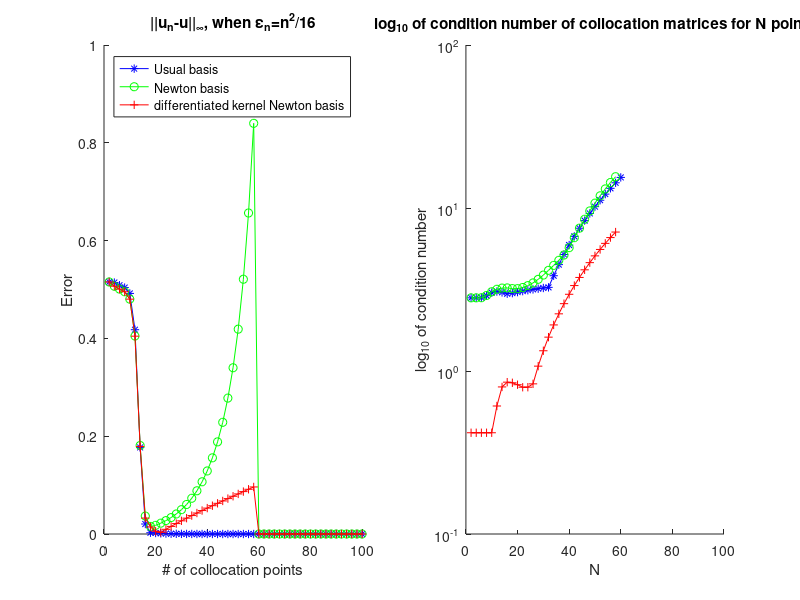

Write MATLAB code to recreate this figure.
function [] = colloc_1dbvp()
    clear all; close all; clc
    format compact %remove blank lines from output

    % Solves u'' = 1 + e^(2x), u(0) = 0 = u(1)


    rhs = @(x) ( 1 + exp(2.*x) );
    u_analytic = @(x) ( 0.25.*((2.*x.^2)-exp(2).*x-x+exp(2.*x)-1) );

    pts = linspace(0,1);

    %% Calculate condition numbers of collocation matrices and
    %  calculate error of numerical solutions

    trans_err_cond = zeros(2,50);
    newt_err_cond  = zeros(2,50);
    newt2_err_cond = zeros(2,50);
    for N=2:2:100;
        
        epsilon = 200;
        K   = @(x,center) ( exp(-epsilon.*((x-center).^2)) );
        D1K = @(x,center) ( -2.*epsilon.*(x-center).*K(x,center) );
        D2K = @(x,center) ( 2.*epsilon.*(2.*epsilon.*((x-center).^2)-1).* ...
                            K(x,center) );

        colloc_pts = linspace(0,1,N);
        tmp = repmat(colloc_pts, N, 1);
        KM = K(tmp',tmp);
        D2KM = D2K(tmp',tmp);
        KM_evals = K( repmat(pts',1,size(colloc_pts,2)), repmat(colloc_pts,size(pts,2),1));
        
        colloc_mat = [D2KM             zeros(N,2); 
                      K(0, colloc_pts) 1 0;
                      K(1, colloc_pts) 1 1];
        coef = colloc_mat\[rhs(colloc_pts)';0;0;];

        trans_err_cond(1,N/2) = norm(([KM_evals ones(size(pts,2),1) pts']*coef) ...
                                   -u_analytic(pts)',Inf);
        trans_err_cond(2,N/2) = cond(colloc_mat);
        if all(eig(KM)>0)
            [B, V] = chol_calc_beta_v(KM, N, colloc_pts, K);
        else
            break
        end
        D2V = B\D2KM; % maybe bad if D2KM is ill-cond.
        colloc_mat = [D2V'    zeros(N,2);
                      V(:,1)' 1 0;
                      V(:,2)' 1 1];
        coef = colloc_mat\[rhs(colloc_pts)';0;0;];

        newt_err_cond(1,N/2) = norm(([(B\KM_evals')' ones(size(pts,2),1) pts']*coef) ...
                                  -u_analytic(pts)',Inf);
        newt_err_cond(2,N/2) = cond(colloc_mat);

        [B, D2V] = calculate_beta_v(D2KM, N, colloc_pts, D2K);
        V = B\KM;
        colloc_mat = [D2V'    zeros(N,2);
                      V(:,1)' 1 0;
                      V(:,2)' 1 1];
        coef = colloc_mat\[rhs(colloc_pts)';0;0;];

        newt2_err_cond(1,N/2) = norm(([(B\KM_evals')' ones(size(pts,2),1) pts']*coef) ...
                                  -u_analytic(pts)',Inf);
        newt2_err_cond(2,N/2) = cond(colloc_mat);
    end
    
    subplot(1,2,1);
    hold on;
    plot(2:2:100, trans_err_cond(1,:), 'b*-');
    plot(2:2:100, newt_err_cond(1,:), 'go-');
    plot(2:2:100, newt2_err_cond(1,:), 'r+-');
    title('||u_n-u||_\infty, when \epsilon_n=n^2/16');
    legend('Usual basis',  ...
           'Newton basis', ...
           'differentiated kernel Newton basis');
    ylabel('Error');
    xlabel('# of collocation points');


    subplot(1,2,2);
    hold on;
    semilogy(2:2:100, log10(trans_err_cond(2,:)), 'b*-');
    semilogy(2:2:100, log10(newt_err_cond(2,:)), 'go-');
    semilogy(2:2:100, log10(newt2_err_cond(2,:)), 'r+-');
    title('log_{10} of condition number of collocation matrices for N points');
    ylabel('log_{10} of condition number');
    xlabel('N');
end

function [B, V] = chol_calc_beta_v(KM, N, xs, K)
    B = chol(KM);
    V = B';
end

function [B, V] = calculate_beta_v(KM, N, xs, K)
% here we alternately calculate betas and vs since they depend on each
% other (see paper for relationship). B should be lower triangular,
% and V should be unit upper triangular s.t. KM = B*V
    B = zeros(N,N);
    V = eye(N);
    for c=1:(N-1)
        for i=c:N
            B(i,c) = calculate_single_beta(B,V,i,c,K,xs);
        end
        % not sure if this is bad when KM is ill-cond.
        V(1:c,c+1) = B(1:c,1:c)\KM(1:c,c+1); 
    end
    B(N,N) = calculate_single_beta(B,V,N,N,K,xs);
end

function [res] = calculate_single_beta(B, V, i, j, K, xs)
    res = K(xs(j), xs(i));
    for k=1:j-1
        res = res - B(i,k).*V(k,j);
    end
end
